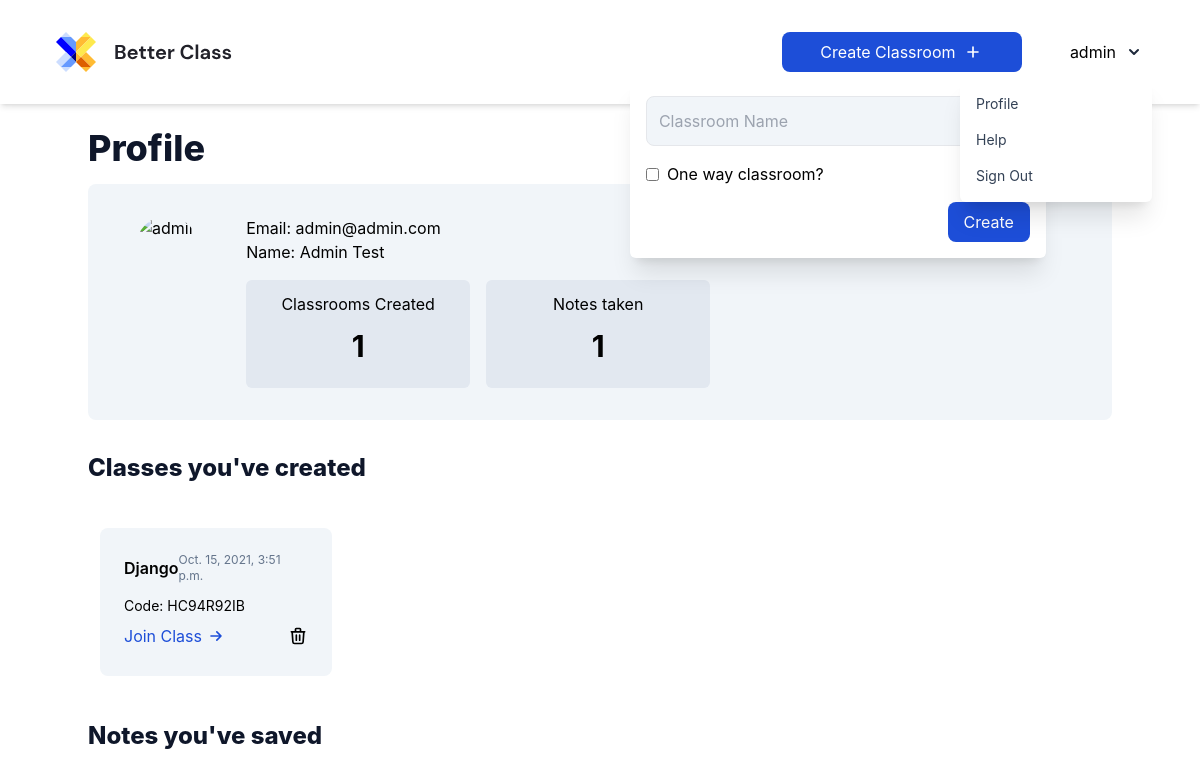
/profile/ (signed in), run on the app's committed database.
### classroom/models.py (models this page shows, shortened)
class Classroom(models.Model):
    name = models.CharField(max_length=50, null=True, blank=True)
    created_by = models.ForeignKey(User, on_delete=models.CASCADE, related_name="teacher")
    slug = models.SlugField(max_length=11, blank=True, null=True)
    oneway = models.BooleanField(default=True)
    board = models.TextField(blank=True, null=True, default="{}")
    timestamp = models.DateTimeField(auto_now_add=True)

### accounts/views.py (the view)
# urls.py: path('profile/', profile_view, name='profile'),
@login_required
def profile_view(request):
    context = {
        'title': request.user.first_name + " " + request.user.last_name,
        'classrooms': Classroom.objects.filter(created_by=request.user),
        'notes': Notes.objects.filter(user=request.user)
    }
    return render(request, 'accounts/profile.html', context)

### Templates/accounts/profile.html (shortened to what this page needs)
{% extends 'base/base.html' %}
{% load static %}
{% block content %}
<div>
    <div class="mb-8">
        <h1 class="text-4xl font-extrabold text-slate-900 mb-4">Profile</h1>
        <div class="flex w-full bg-slate-100 rounded-lg p-8" >
            <div class="mr-12">
                <img src="{{ user.socialaccount_set.all.0.get_avatar_url }}" alt="{{ user }}" class="h-20 lg:h-40 w-auto rounded-full ml-4 object-cover" draggable="false" />
            </div>
            <div>
                Email: {{ request.user.email }} <br>
                Name: {{ request.user.first_name }} {{ request.user.last_name }}
                <div class="flex space-x-4 mt-4">
                    <div class="bg-slate-200 p-3 w-56 flex items-center justify-center rounded-md flex-col">
                        Classrooms Created
                        <h2 class="text-3xl font-bold py-3">{{ classrooms.count }}</h2>
                    </div>
                    <div class="bg-slate-200 p-3 w-56 flex items-center justify-center rounded-md flex-col">
                        Notes taken
                        <h2 class="text-3xl font-bold py-3">{{ notes.count }}</h2>
                    </div>
                </div>
            </div>
        </div>
    </div>
    <h1 class="text-2xl font-extrabold text-slate-900 mb-2">Classes you've created</h1>
    <div class="flex flex-wrap my-8 w-full">
        {% for classroom in classrooms %}
            <div class="w-1/4 p-3">
                <div class="p-6 bg-slate-100 rounded-lg">
                    <div class="flex justify-between items-center mb-3">
                        <div class="font-semibold ">{{ classroom.name }}</div>
                        <div class="text-slate-500 text-xs">{{ classroom.timestamp }}</div>
                    </div>
                    <div class="mb-1 text-sm">Code: {{ classroom.slug }}</div>
                    <div class="flex justify-between items-center">
                        <a href="/{{ classroom.slug }}" class="text-blue-700 text-md py-1 rounded-md flex justify-center items-center">
                            Join Class
                            <svg xmlns="http://www.w3.org/2000/svg" class="ml-1 h-5 w-5" fill="none" viewBox="0 0 24 24" stroke="currentColor">
                                <path stroke-linecap="round" stroke-linejoin="round" stroke-width="2" d="M13 7l5 5m0 0l-5 5m5-5H6" />
                            </svg>
                        </a>
                        {% if request.user == classroom.created_by %}
                        <a href="/delete/{{ classroom.slug }}" class="hover:text-red-500">
                            <svg xmlns="http://www.w3.org/2000/svg" class="h-5 w-5" fill="none" viewBox="0 0 24 24" stroke="currentColor">
                                <path stroke-linecap="round" stroke-linejoin="round" stroke-width="2" d="M19 7l-.867 12.142A2 2 0 0116.138 21H7.862a2 2 0 01-1.995-1.858L5 7m5 4v6m4-6v6m1-10V4a1 1 0 00-1-1h-4a1 1 0 00-1 1v3M4 7h16" />
                            </svg>
                        </a>
                        {% endif %}
                    </div>
                </div>
            </div>
        {% endfor %}
    </div>
    <h1 class="text-2xl font-extrabold text-slate-900 mb-2">Notes you've saved</h1>
</div>
{% endblock content %}

### Templates/base/navbar.html (shortened to what this page needs)
{% load socialaccount %}
<nav class="fixed top-0 w-screen bg-white z-50">
    <div class="mx-auto max-w-screen">
        <div class="flex justify-between shadow-md px-12">
            <div class="flex space-x-4">
                <div>
                    <a href="{% url 'home' %}" class="flex items-center py-8 px-2 text-slate-700 hover:text-slate-900">
                    </a>
                </div>
            </div>
            <div class="md:flex items-center">
                {% if request.user.is_authenticated %}
                    <div class="flex justify-center mr-6">
                        <div x-data="{ createClass: false }" class="relative my-2">
                            <button @click="createClass = !createClass" class="relative z-10 block px-3 py-2 flex w-60 mr-6 justify-center items-center bg-blue-700 hover:bg-blue-800 text-white rounded-lg">
                                Create Classroom
                                <svg xmlns="http://www.w3.org/2000/svg" class="ml-2 h-5 w-5" fill="none" viewBox="0 0 24 24" stroke="currentColor">
                                    <path stroke-linecap="round" stroke-linejoin="round" stroke-width="2" d="M12 6v6m0 0v6m0-6h6m-6 0H6" />
                                </svg>
                            </button>
                            <div x-show="createClass" @click="createClass = false" class="fixed inset-0 h-full w-full z-10"></div>
                            <div x-show="createClass" class="absolute right-0 mt-2 p-4 w-auto bg-white rounded-md shadow-xl z-20">
                                <form action="" method="POST">{% csrf_token %}
                                    <div class="flex flex-col space-y-4">
                                        <input type="text" name="classname" placeholder="Classroom Name" class="p-3 w-96 bg-slate-100 rounded-lg border focus:border-slate-200"  required/>
                                        <label class="inline-flex items-center">
                                            <input type="checkbox" class="form-checkbox" name="oneway"/>
                                            <span class="ml-2">One way classroom?</span>
                                        </label>
                                        <button type="submit" class="px-4 py-2 ml-auto flex w-max justify-center items-center bg-blue-700 hover:bg-blue-800 text-white rounded-lg">
                                            Create
                                        </button>
                                    </div>
                                </form>
                            </div>
                        </div>
                    </div>
                    {{ request.user }}
                    <div class="flex justify-center">
                        <div x-data="{ dropdownOpen: false }" class="relative my-2">
                            <button @click="dropdownOpen = !dropdownOpen" class="relative z-10 block rounded-md p-2 focus:outline-none">
                                <svg class="h-5 w-5 text-slate-800" xmlns="http://www.w3.org/2000/svg" viewBox="0 0 20 20" fill="currentColor">
                                    <path fill-rule="evenodd" d="M5.293 7.293a1 1 0 011.414 0L10 10.586l3.293-3.293a1 1 0 111.414 1.414l-4 4a1 1 0 01-1.414 0l-4-4a1 1 0 010-1.414z" clip-rule="evenodd" />
                                </svg>
                            </button>
                            <div x-show="dropdownOpen" @click="dropdownOpen = false" class="fixed inset-0 h-full w-full z-10"></div>
                            <div x-show="dropdownOpen" class="absolute right-0 mt-2 py-2 w-48 bg-white rounded-md shadow-xl z-20">
                                <a href="{% url 'profile' %}" class="block px-4 py-2 text-sm capitalize text-slate-700 hover:bg-blue-700 hover:text-white">
                                    Profile
                                </a>
                                <a href="#" class="block px-4 py-2 text-sm capitalize text-slate-700 hover:bg-blue-700 hover:text-white">
                                    Help
                                </a>
                                <a href="{% url 'logout' %}" class="block px-4 py-2 text-sm capitalize text-slate-700 hover:bg-blue-700 hover:text-white">
                                    Sign Out
                                </a>
                            </div>
                        </div>
                    </div>
                {% endif %}
            </div>
        </div>
    </div>
</nav>

### static/style.css (style rules this page uses)
html, body { font-family: 'Inter', sans-serif !important; font-family: 'DM Sans', sans-serif; scroll-behavior: smooth; }
* { outline: none; }

### data on the page
Classroom: name "Django", timestamp "Oct. 15, 2021, 3:51 p.m.", slug "HC94R92IB"

### other printed values
{{ request.user }} "admin"
{{ request.user.email }} "admin@admin.com"
{{ request.user.first_name }} "Admin"
{{ request.user.last_name }} "Test"
{{ classrooms.count }} "1"
{{ notes.count }} "1"
